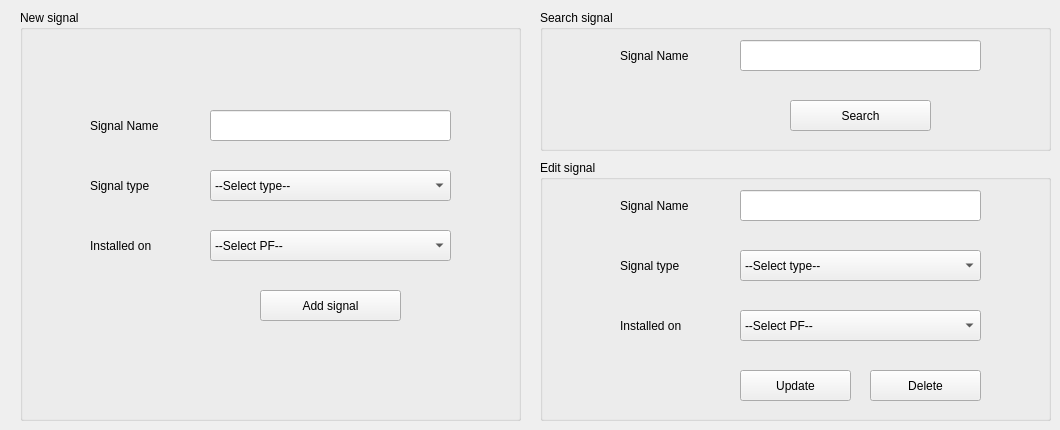
         <widget class="QWidget" name="tab_16">
          <attribute name="title">
           <string>Signals</string>
          </attribute>
          <widget class="QGroupBox" name="groupBox_9">
           <property name="geometry">
            <rect>
             <x>540</x>
             <y>10</y>
             <width>511</width>
             <height>141</height>
            </rect>
           </property>
           <property name="title">
            <string>Search signal</string>
           </property>
           <widget class="QLineEdit" name="lineEdit_8">
            <property name="geometry">
             <rect>
              <x>200</x>
              <y>30</y>
              <width>241</width>
              <height>31</height>
             </rect>
            </property>
           </widget>
           <widget class="QLabel" name="label_35">
            <property name="geometry">
             <rect>
              <x>80</x>
              <y>30</y>
              <width>81</width>
              <height>31</height>
             </rect>
            </property>
            <property name="text">
             <string>Signal Name</string>
            </property>
           </widget>
           <widget class="QPushButton" name="pushButton_33">
            <property name="geometry">
             <rect>
              <x>250</x>
              <y>90</y>
              <width>141</width>
              <height>31</height>
             </rect>
            </property>
            <property name="text">
             <string>Search</string>
            </property>
            <property name="icon">
             <iconset resource="IconResource.qrc">
              <normaloff>:/Icons/Icons/Search.webp</normaloff>:/Icons/Icons/Search.webp</iconset>
            </property>
           </widget>
           <widget class="QLabel" name="label_87">
            <property name="geometry">
             <rect>
              <x>-120</x>
              <y>140</y>
              <width>47</width>
              <height>13</height>
             </rect>
            </property>
            <property name="text">
             <string>*</string>
            </property>
           </widget>
          </widget>
          <widget class="QGroupBox" name="groupBox_8">
           <property name="geometry">
            <rect>
             <x>20</x>
             <y>10</y>
             <width>501</width>
             <height>411</height>
            </rect>
           </property>
           <property name="title">
            <string>New signal</string>
           </property>
           <widget class="QLabel" name="label">
            <property name="geometry">
             <rect>
              <x>70</x>
              <y>100</y>
              <width>81</width>
              <height>31</height>
             </rect>
            </property>
            <property name="text">
             <string>Signal Name</string>
            </property>
           </widget>
           <widget class="QLineEdit" name="lineEdit_3">
            <property name="geometry">
             <rect>
              <x>190</x>
              <y>100</y>
              <width>241</width>
              <height>31</height>
             </rect>
            </property>
           </widget>
           <widget class="QLabel" name="label_32">
            <property name="geometry">
             <rect>
              <x>70</x>
              <y>160</y>
              <width>81</width>
              <height>31</height>
             </rect>
            </property>
            <property name="text">
             <string>Signal type</string>
            </property>
           </widget>
           <widget class="QComboBox" name="comboBox_5">
            <property name="geometry">
             <rect>
              <x>190</x>
              <y>160</y>
              <width>241</width>
              <height>31</height>
             </rect>
            </property>
            <item>
             <property name="text">
              <string>--Select type--</string>
             </property>
            </item>
            <item>
             <property name="text">
              <string>Home</string>
             </property>
            </item>
            <item>
             <property name="text">
              <string>Starter</string>
             </property>
            </item>
            <item>
             <property name="text">
              <string>Advanced starter</string>
             </property>
            </item>
           </widget>
           <widget class="QPushButton" name="pushButton_32">
            <property name="geometry">
             <rect>
              <x>240</x>
              <y>280</y>
              <width>141</width>
              <height>31</height>
             </rect>
            </property>
            <property name="text">
             <string>Add signal</string>
            </property>
            <property name="icon">
             <iconset resource="IconResource.qrc">
              <normaloff>:/Icons/Icons/Add.webp</normaloff>:/Icons/Icons/Add.webp</iconset>
            </property>
           </widget>
           <widget class="QComboBox" name="comboBox_13">
            <property name="geometry">
             <rect>
              <x>190</x>
              <y>220</y>
              <width>241</width>
              <height>31</height>
             </rect>
            </property>
            <item>
             <property name="text">
              <string>--Select PF--</string>
             </property>
            </item>
            <item>
             <property name="text">
              <string>Entry</string>
             </property>
            </item>
            <item>
             <property name="text">
              <string>Exit</string>
             </property>
            </item>
            <item>
             <property name="text">
              <string>Road 1</string>
             </property>
            </item>
            <item>
             <property name="text">
              <string>Road 2</string>
             </property>
            </item>
            <item>
             <property name="text">
              <string>Road 3</string>
             </property>
            </item>
           </widget>
           <widget class="QLabel" name="label_70">
            <property name="geometry">
             <rect>
              <x>70</x>
              <y>220</y>
              <width>91</width>
              <height>31</height>
             </rect>
            </property>
            <property name="text">
             <string>Installed on </string>
            </property>
           </widget>
          </widget>
          <widget class="QGroupBox" name="groupBox_7">
           <property name="geometry">
            <rect>
             <x>540</x>
             <y>160</y>
             <width>511</width>
             <height>261</height>
            </rect>
           </property>
           <property name="title">
            <string>Edit signal</string>
           </property>
           <widget class="QComboBox" name="comboBox_6">
            <property name="geometry">
             <rect>
              <x>200</x>
              <y>90</y>
              <width>241</width>
              <height>31</height>
             </rect>
            </property>
            <item>
             <property name="text">
              <string>--Select type--</string>
             </property>
            </item>
            <item>
             <property name="text">
              <string>Home</string>
             </property>
            </item>
            <item>
             <property name="text">
              <string>Starter</string>
             </property>
            </item>
            <item>
             <property name="text">
              <string>Advanced starter</string>
             </property>
            </item>
           </widget>
           <widget class="QLineEdit" name="lineEdit_24">
            <property name="geometry">
             <rect>
              <x>200</x>
              <y>30</y>
              <width>241</width>
              <height>31</height>
             </rect>
            </property>
           </widget>
           <widget class="QLabel" name="label_79">
            <property name="geometry">
             <rect>
              <x>80</x>
              <y>90</y>
              <width>81</width>
              <height>31</height>
             </rect>
            </property>
            <property name="text">
             <string>Signal type</string>
            </property>
           </widget>
           <widget class="QLabel" name="label_31">
            <property name="geometry">
             <rect>
              <x>80</x>
              <y>30</y>
              <width>81</width>
              <height>31</height>
             </rect>
            </property>
            <property name="text">
             <string>Signal Name</string>
            </property>
           </widget>
           <widget class="QLabel" name="label_80">
            <property name="geometry">
             <rect>
              <x>80</x>
              <y>150</y>
              <width>91</width>
              <height>31</height>
             </rect>
            </property>
            <property name="text">
             <string>Installed on </string>
            </property>
           </widget>
           <widget class="QPushButton" name="pushButton_35">
            <property name="geometry">
             <rect>
              <x>330</x>
              <y>210</y>
              <width>111</width>
              <height>31</height>
             </rect>
            </property>
            <property name="text">
             <string>Delete</string>
            </property>
            <property name="icon">
             <iconset resource="IconResource.qrc">
              <normaloff>:/Icons/Icons/Delete.webp</normaloff>:/Icons/Icons/Delete.webp</iconset>
            </property>
           </widget>
           <widget class="QPushButton" name="pushButton_34">
            <property name="geometry">
             <rect>
              <x>200</x>
              <y>210</y>
              <width>111</width>
              <height>31</height>
             </rect>
            </property>
            <property name="text">
             <string>Update</string>
            </property>
            <property name="icon">
             <iconset resource="IconResource.qrc">
              <normaloff>:/Icons/Icons/Update.webp</normaloff>:/Icons/Icons/Update.webp</iconset>
            </property>
           </widget>
           <widget class="QComboBox" name="comboBox_18">
            <property name="geometry">
             <rect>
              <x>200</x>
              <y>150</y>
              <width>241</width>
              <height>31</height>
             </rect>
            </property>
            <item>
             <property name="text">
              <string>--Select PF--</string>
             </property>
            </item>
            <item>
             <property name="text">
              <string>Entry</string>
             </property>
            </item>
            <item>
             <property name="text">
              <string>Exit</string>
             </property>
            </item>
            <item>
             <property name="text">
              <string>Road 1</string>
             </property>
            </item>
            <item>
             <property name="text">
              <string>Road 2</string>
             </property>
            </item>
            <item>
             <property name="text">
              <string>Road 3</string>
             </property>
            </item>
           </widget>
          </widget>
         </widget>
